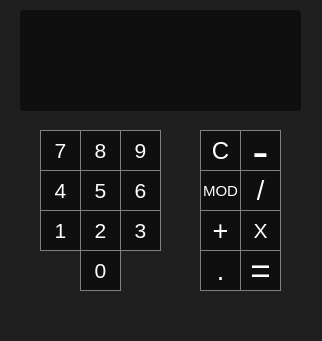
<?xml version="1.0" encoding="UTF-8"?>
<ui version="4.0">
 <class>MainWindow</class>
 <widget class="QMainWindow" name="MainWindow">
  <property name="geometry">
   <rect>
    <x>0</x>
    <y>0</y>
    <width>322</width>
    <height>341</height>
   </rect>
  </property>
  <property name="sizePolicy">
   <sizepolicy hsizetype="Fixed" vsizetype="Fixed">
    <horstretch>0</horstretch>
    <verstretch>0</verstretch>
   </sizepolicy>
  </property>
  <property name="minimumSize">
   <size>
    <width>322</width>
    <height>341</height>
   </size>
  </property>
  <property name="maximumSize">
   <size>
    <width>322</width>
    <height>341</height>
   </size>
  </property>
  <property name="windowTitle">
   <string>Calculator</string>
  </property>
  <property name="styleSheet">
   <string notr="true">background-color: rgba(0, 0, 0, 128);</string>
  </property>
  <property name="inputMethodHints">
   <set>Qt::ImhNone</set>
  </property>
  <widget class="QWidget" name="centralwidget">
   <widget class="QLineEdit" name="lineEdit">
    <property name="geometry">
     <rect>
      <x>20</x>
      <y>10</y>
      <width>281</width>
      <height>101</height>
     </rect>
    </property>
    <property name="font">
     <font>
      <pointsize>18</pointsize>
     </font>
    </property>
    <property name="styleSheet">
     <string notr="true">color: rgb(255, 255, 255);</string>
    </property>
    <property name="inputMethodHints">
     <set>Qt::ImhNone</set>
    </property>
    <property name="alignment">
     <set>Qt::AlignRight|Qt::AlignTrailing|Qt::AlignVCenter</set>
    </property>
   </widget>
   <widget class="QPushButton" name="add">
    <property name="geometry">
     <rect>
      <x>200</x>
      <y>210</y>
      <width>41</width>
      <height>41</height>
     </rect>
    </property>
    <property name="font">
     <font>
      <pointsize>20</pointsize>
     </font>
    </property>
    <property name="styleSheet">
     <string notr="true">QPushButton {
	color: rgb(255, 255, 255);
	border: 1px solid gray;
}

QPushButton:hover {
    background-color: qlineargradient(spread:pad, x1:0.631, y1:0.704, x2:0, y2:0.0681818, stop:0 rgba(0, 0, 0, 255), stop:1 rgba(255, 255, 255, 255)); 
    border: 2px solid blue;
    color: white;
}

QPushButton:pressed {
    background-color:rgb(52, 52, 52); 
    border: 2px solid blue;
    color: white;
}</string>
    </property>
    <property name="text">
     <string>+</string>
    </property>
   </widget>
   <widget class="QPushButton" name="subt">
    <property name="geometry">
     <rect>
      <x>240</x>
      <y>130</y>
      <width>41</width>
      <height>41</height>
     </rect>
    </property>
    <property name="font">
     <font>
      <pointsize>37</pointsize>
     </font>
    </property>
    <property name="styleSheet">
     <string notr="true">QPushButton {
	color: rgb(255, 255, 255);
	border: 1px solid gray;
}

QPushButton:hover {
    background-color: qlineargradient(spread:pad, x1:0.631, y1:0.704, x2:0, y2:0.0681818, stop:0 rgba(0, 0, 0, 255), stop:1 rgba(255, 255, 255, 255)); 
    border: 2px solid blue;
    color: white;
}

QPushButton:pressed {
    background-color:rgb(52, 52, 52); 
    border: 2px solid blue;
    color: white;
}</string>
    </property>
    <property name="text">
     <string>-</string>
    </property>
   </widget>
   <widget class="QPushButton" name="divide">
    <property name="geometry">
     <rect>
      <x>240</x>
      <y>170</y>
      <width>41</width>
      <height>41</height>
     </rect>
    </property>
    <property name="font">
     <font>
      <pointsize>20</pointsize>
     </font>
    </property>
    <property name="styleSheet">
     <string notr="true">QPushButton {
	color: rgb(255, 255, 255);
	border: 1px solid gray;
}

QPushButton:hover {
    background-color: qlineargradient(spread:pad, x1:0.631, y1:0.704, x2:0, y2:0.0681818, stop:0 rgba(0, 0, 0, 255), stop:1 rgba(255, 255, 255, 255)); 
    border: 2px solid blue;
    color: white;
}

QPushButton:pressed {
    background-color:rgb(52, 52, 52); 
    border: 2px solid blue;
    color: white;
}</string>
    </property>
    <property name="text">
     <string>/</string>
    </property>
   </widget>
   <widget class="QPushButton" name="multiply">
    <property name="geometry">
     <rect>
      <x>240</x>
      <y>210</y>
      <width>41</width>
      <height>41</height>
     </rect>
    </property>
    <property name="font">
     <font>
      <pointsize>16</pointsize>
     </font>
    </property>
    <property name="styleSheet">
     <string notr="true">QPushButton {
	color: rgb(255, 255, 255);
	border: 1px solid gray;
}

QPushButton:hover {
    background-color: qlineargradient(spread:pad, x1:0.631, y1:0.704, x2:0, y2:0.0681818, stop:0 rgba(0, 0, 0, 255), stop:1 rgba(255, 255, 255, 255)); 
    border: 2px solid blue;
    color: white;
}

QPushButton:pressed {
    background-color:rgb(52, 52, 52); 
    border: 2px solid blue;
    color: white;
}</string>
    </property>
    <property name="text">
     <string>X</string>
    </property>
   </widget>
   <widget class="QPushButton" name="equalTo">
    <property name="geometry">
     <rect>
      <x>240</x>
      <y>250</y>
      <width>41</width>
      <height>41</height>
     </rect>
    </property>
    <property name="font">
     <font>
      <pointsize>26</pointsize>
     </font>
    </property>
    <property name="styleSheet">
     <string notr="true">QPushButton {
	color: rgb(255, 255, 255);
	border: 1px solid gray;
}

QPushButton:hover {
    background-color: qlineargradient(spread:pad, x1:0.631, y1:0.704, x2:0, y2:0.0681818, stop:0 rgba(0, 0, 0, 255), stop:1 rgba(255, 255, 255, 255)); 
    border: 2px solid blue;
    color: white;
}

QPushButton:pressed {
    background-color:rgb(52, 52, 52); 
    border: 2px solid blue;
    color: white;
}</string>
    </property>
    <property name="text">
     <string>=</string>
    </property>
   </widget>
   <widget class="QPushButton" name="mod">
    <property name="geometry">
     <rect>
      <x>200</x>
      <y>170</y>
      <width>41</width>
      <height>41</height>
     </rect>
    </property>
    <property name="font">
     <font>
      <pointsize>11</pointsize>
     </font>
    </property>
    <property name="styleSheet">
     <string notr="true">QPushButton {
	color: rgb(255, 255, 255);
	border: 1px solid gray;
}

QPushButton:hover {
    background-color: qlineargradient(spread:pad, x1:0.631, y1:0.704, x2:0, y2:0.0681818, stop:0 rgba(0, 0, 0, 255), stop:1 rgba(255, 255, 255, 255)); 
    border: 2px solid blue;
    color: white;
}

QPushButton:pressed {
    background-color:rgb(52, 52, 52); 
    border: 2px solid blue;
    color: white;
}</string>
    </property>
    <property name="text">
     <string>MOD</string>
    </property>
   </widget>
   <widget class="QPushButton" name="clear">
    <property name="geometry">
     <rect>
      <x>200</x>
      <y>130</y>
      <width>41</width>
      <height>41</height>
     </rect>
    </property>
    <property name="font">
     <font>
      <pointsize>18</pointsize>
     </font>
    </property>
    <property name="styleSheet">
     <string notr="true">QPushButton {
	color: rgb(255, 255, 255);
	border: 1px solid gray;
}

QPushButton:hover {
    background-color: qlineargradient(spread:pad, x1:0.631, y1:0.704, x2:0, y2:0.0681818, stop:0 rgba(0, 0, 0, 255), stop:1 rgba(255, 255, 255, 255)); 
    border: 2px solid blue;
    color: white;
}

QPushButton:pressed {
    background-color:rgb(52, 52, 52); 
    border: 2px solid blue;
    color: white;
}</string>
    </property>
    <property name="text">
     <string>C</string>
    </property>
   </widget>
   <widget class="QPushButton" name="nine">
    <property name="geometry">
     <rect>
      <x>120</x>
      <y>130</y>
      <width>41</width>
      <height>41</height>
     </rect>
    </property>
    <property name="font">
     <font>
      <pointsize>16</pointsize>
     </font>
    </property>
    <property name="styleSheet">
     <string notr="true">QPushButton {
	color: rgb(255, 255, 255);
	border: 1px solid gray;
}

QPushButton:hover {
    background-color: qlineargradient(spread:pad, x1:0.631, y1:0.704, x2:0, y2:0.0681818, stop:0 rgba(0, 0, 0, 255), stop:1 rgba(255, 255, 255, 255)); 
    border: 2px solid blue;
    color: white;
}

QPushButton:pressed {
    background-color:rgb(52, 52, 52); 
    border: 2px solid blue;
    color: white;
}</string>
    </property>
    <property name="text">
     <string>9</string>
    </property>
   </widget>
   <widget class="QPushButton" name="six">
    <property name="geometry">
     <rect>
      <x>120</x>
      <y>170</y>
      <width>41</width>
      <height>41</height>
     </rect>
    </property>
    <property name="font">
     <font>
      <pointsize>16</pointsize>
     </font>
    </property>
    <property name="styleSheet">
     <string notr="true">QPushButton {
	color: rgb(255, 255, 255);
	border: 1px solid gray;
}

QPushButton:hover {
    background-color: qlineargradient(spread:pad, x1:0.631, y1:0.704, x2:0, y2:0.0681818, stop:0 rgba(0, 0, 0, 255), stop:1 rgba(255, 255, 255, 255)); 
    border: 2px solid blue;
    color: white;
}

QPushButton:pressed {
    background-color:rgb(52, 52, 52); 
    border: 2px solid blue;
    color: white;
}</string>
    </property>
    <property name="text">
     <string>6</string>
    </property>
   </widget>
   <widget class="QPushButton" name="three">
    <property name="geometry">
     <rect>
      <x>120</x>
      <y>210</y>
      <width>41</width>
      <height>41</height>
     </rect>
    </property>
    <property name="font">
     <font>
      <pointsize>16</pointsize>
     </font>
    </property>
    <property name="styleSheet">
     <string notr="true">QPushButton {
	color: rgb(255, 255, 255);
	border: 1px solid gray;
}

QPushButton:hover {
    background-color: qlineargradient(spread:pad, x1:0.631, y1:0.704, x2:0, y2:0.0681818, stop:0 rgba(0, 0, 0, 255), stop:1 rgba(255, 255, 255, 255)); 
    border: 2px solid blue;
    color: white;
}

QPushButton:pressed {
    background-color:rgb(52, 52, 52); 
    border: 2px solid blue;
    color: white;
}</string>
    </property>
    <property name="text">
     <string>3</string>
    </property>
   </widget>
   <widget class="QPushButton" name="eight">
    <property name="geometry">
     <rect>
      <x>80</x>
      <y>130</y>
      <width>41</width>
      <height>41</height>
     </rect>
    </property>
    <property name="font">
     <font>
      <pointsize>16</pointsize>
     </font>
    </property>
    <property name="styleSheet">
     <string notr="true">QPushButton {
	color: rgb(255, 255, 255);
	border: 1px solid gray;
}

QPushButton:hover {
    background-color: qlineargradient(spread:pad, x1:0.631, y1:0.704, x2:0, y2:0.0681818, stop:0 rgba(0, 0, 0, 255), stop:1 rgba(255, 255, 255, 255)); 
    border: 2px solid blue;
    color: white;
}

QPushButton:pressed {
    background-color:rgb(52, 52, 52); 
    border: 2px solid blue;
    color: white;
}</string>
    </property>
    <property name="text">
     <string>8</string>
    </property>
   </widget>
   <widget class="QPushButton" name="five">
    <property name="geometry">
     <rect>
      <x>80</x>
      <y>170</y>
      <width>41</width>
      <height>41</height>
     </rect>
    </property>
    <property name="font">
     <font>
      <pointsize>16</pointsize>
     </font>
    </property>
    <property name="styleSheet">
     <string notr="true">QPushButton {
	color: rgb(255, 255, 255);
	border: 1px solid gray;
}

QPushButton:hover {
    background-color: qlineargradient(spread:pad, x1:0.631, y1:0.704, x2:0, y2:0.0681818, stop:0 rgba(0, 0, 0, 255), stop:1 rgba(255, 255, 255, 255)); 
    border: 2px solid blue;
    color: white;
}

QPushButton:pressed {
    background-color:rgb(52, 52, 52); 
    border: 2px solid blue;
    color: white;
}</string>
    </property>
    <property name="text">
     <string>5</string>
    </property>
   </widget>
   <widget class="QPushButton" name="two">
    <property name="geometry">
     <rect>
      <x>80</x>
      <y>210</y>
      <width>41</width>
      <height>41</height>
     </rect>
    </property>
    <property name="font">
     <font>
      <pointsize>16</pointsize>
     </font>
    </property>
    <property name="styleSheet">
     <string notr="true">QPushButton {
	color: rgb(255, 255, 255);
	border: 1px solid gray;
}

QPushButton:hover {
    background-color: qlineargradient(spread:pad, x1:0.631, y1:0.704, x2:0, y2:0.0681818, stop:0 rgba(0, 0, 0, 255), stop:1 rgba(255, 255, 255, 255)); 
    border: 2px solid blue;
    color: white;
}

QPushButton:pressed {
    background-color:rgb(52, 52, 52); 
    border: 2px solid blue;
    color: white;
}</string>
    </property>
    <property name="text">
     <string>2</string>
    </property>
   </widget>
   <widget class="QPushButton" name="seven">
    <property name="geometry">
     <rect>
      <x>40</x>
      <y>130</y>
      <width>41</width>
      <height>41</height>
     </rect>
    </property>
    <property name="font">
     <font>
      <pointsize>16</pointsize>
     </font>
    </property>
    <property name="styleSheet">
     <string notr="true">QPushButton {
	color: rgb(255, 255, 255);
	border: 1px solid gray;
}

QPushButton:hover {
    background-color: qlineargradient(spread:pad, x1:0.631, y1:0.704, x2:0, y2:0.0681818, stop:0 rgba(0, 0, 0, 255), stop:1 rgba(255, 255, 255, 255)); 
    border: 2px solid blue;
    color: white;
}

QPushButton:pressed {
    background-color:rgb(52, 52, 52); 
    border: 2px solid blue;
    color: white;
}</string>
    </property>
    <property name="text">
     <string>7</string>
    </property>
   </widget>
   <widget class="QPushButton" name="four">
    <property name="geometry">
     <rect>
      <x>40</x>
      <y>170</y>
      <width>41</width>
      <height>41</height>
     </rect>
    </property>
    <property name="font">
     <font>
      <pointsize>16</pointsize>
     </font>
    </property>
    <property name="styleSheet">
     <string notr="true">QPushButton {
	color: rgb(255, 255, 255);
	border: 1px solid gray;
}

QPushButton:hover {
    background-color: qlineargradient(spread:pad, x1:0.631, y1:0.704, x2:0, y2:0.0681818, stop:0 rgba(0, 0, 0, 255), stop:1 rgba(255, 255, 255, 255)); 
    border: 2px solid blue;
    color: white;
}

QPushButton:pressed {
    background-color:rgb(52, 52, 52); 
    border: 2px solid blue;
    color: white;
}</string>
    </property>
    <property name="text">
     <string>4</string>
    </property>
   </widget>
   <widget class="QPushButton" name="one">
    <property name="geometry">
     <rect>
      <x>40</x>
      <y>210</y>
      <width>41</width>
      <height>41</height>
     </rect>
    </property>
    <property name="font">
     <font>
      <pointsize>16</pointsize>
     </font>
    </property>
    <property name="styleSheet">
     <string notr="true">QPushButton {
	color: rgb(255, 255, 255);
	border: 1px solid gray;
}

QPushButton:hover {
    background-color: qlineargradient(spread:pad, x1:0.631, y1:0.704, x2:0, y2:0.0681818, stop:0 rgba(0, 0, 0, 255), stop:1 rgba(255, 255, 255, 255)); 
    border: 2px solid blue;
    color: white;
}

QPushButton:pressed {
    background-color:rgb(52, 52, 52); 
    border: 2px solid blue;
    color: white;
}</string>
    </property>
    <property name="text">
     <string>1</string>
    </property>
   </widget>
   <widget class="QPushButton" name="zero">
    <property name="geometry">
     <rect>
      <x>80</x>
      <y>250</y>
      <width>41</width>
      <height>41</height>
     </rect>
    </property>
    <property name="font">
     <font>
      <pointsize>16</pointsize>
     </font>
    </property>
    <property name="styleSheet">
     <string notr="true">QPushButton {
	color: rgb(255, 255, 255);
	border: 1px solid gray;
}

QPushButton:hover {
    background-color: qlineargradient(spread:pad, x1:0.631, y1:0.704, x2:0, y2:0.0681818, stop:0 rgba(0, 0, 0, 255), stop:1 rgba(255, 255, 255, 255)); 
    border: 2px solid blue;
    color: white;
}

QPushButton:pressed {
    background-color:rgb(52, 52, 52); 
    border: 2px solid blue;
    color: white;
}</string>
    </property>
    <property name="text">
     <string>0</string>
    </property>
   </widget>
   <widget class="QPushButton" name="dot">
    <property name="geometry">
     <rect>
      <x>200</x>
      <y>250</y>
      <width>41</width>
      <height>41</height>
     </rect>
    </property>
    <property name="font">
     <font>
      <pointsize>20</pointsize>
     </font>
    </property>
    <property name="styleSheet">
     <string notr="true">QPushButton {
	color: rgb(255, 255, 255);
	border: 1px solid gray;
}

QPushButton:hover {
    background-color: qlineargradient(spread:pad, x1:0.631, y1:0.704, x2:0, y2:0.0681818, stop:0 rgba(0, 0, 0, 255), stop:1 rgba(255, 255, 255, 255)); 
    border: 2px solid blue;
    color: white;
}

QPushButton:pressed {
    background-color:rgb(52, 52, 52); 
    border: 2px solid blue;
    color: white;
}</string>
    </property>
    <property name="text">
     <string>.</string>
    </property>
   </widget>
  </widget>
  <widget class="QMenuBar" name="menubar">
   <property name="geometry">
    <rect>
     <x>0</x>
     <y>0</y>
     <width>322</width>
     <height>21</height>
    </rect>
   </property>
  </widget>
 </widget>
 <tabstops>
  <tabstop>lineEdit</tabstop>
  <tabstop>eight</tabstop>
  <tabstop>multiply</tabstop>
  <tabstop>equalTo</tabstop>
  <tabstop>add</tabstop>
  <tabstop>seven</tabstop>
  <tabstop>subt</tabstop>
  <tabstop>mod</tabstop>
  <tabstop>nine</tabstop>
  <tabstop>six</tabstop>
  <tabstop>three</tabstop>
  <tabstop>clear</tabstop>
  <tabstop>five</tabstop>
  <tabstop>two</tabstop>
  <tabstop>divide</tabstop>
  <tabstop>four</tabstop>
  <tabstop>one</tabstop>
  <tabstop>zero</tabstop>
 </tabstops>
 <resources/>
 <connections/>
</ui>
